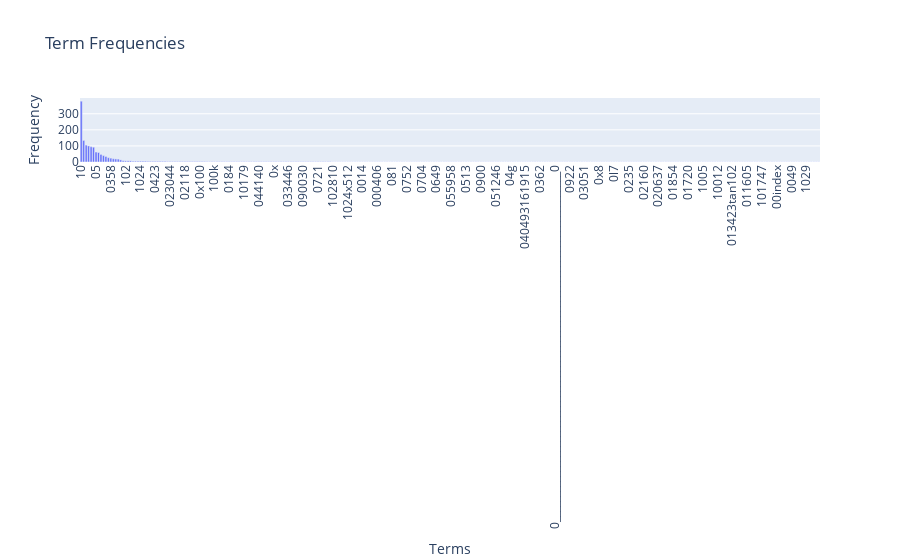

Notebook source saved alongside this figure:
### Markdown cell above
### >>> **Exercise 14 (take home):** 
Additionally, you can attempt to sort the terms on the `x-axis` by frequency instead of in alphabetical order. This way the visualization is more meaninfgul and you will be able to observe the so called [long tail](https://en.wikipedia.org/wiki/Long_tail) (get familiar with this term since it will appear a lot in data mining and other statistics courses). see picture below

![alt txt](https://upload.wikimedia.org/wikipedia/commons/thumb/8/8a/Long_tail.svg/1000px-Long_tail.svg.png)

### Code cell
# Answer here
"""
將前300個term的frequencies由大到小排序，再畫出圖
"""
# Sort indices based on term frequencies
sorted_indices = np.argsort(term_frequencies[:300])[::-1]
# Get sorted terms and frequencies
sorted_terms = [count_vect.get_feature_names_out()[i] for i in sorted_indices]
sorted_frequencies = [term_frequencies[i] for i in sorted_indices]
fig = go.Figure(data=[go.Bar(x=sorted_terms, y=sorted_frequencies)])
fig.update_layout(xaxis_tickangle=-90, title_text='Term Frequencies', xaxis_title='Terms', yaxis_title='Frequency')
fig.show()

### Figure 1 — Plotly figure (JSON) as saved in the notebook; plotly's stock layout.template omitted (floating-point values rounded to 4 significant figures; data arrays with more than 128 entries replaced by an {"elided": "..."} marker saying what was removed)
{"data": [{"type": "bar", "x": {"elided": "300 str values"}, "y": {"elided": "300 int values"}}], "layout": {"autosize": true, "title": {"text": "Term Frequencies"}, "xaxis": {"autorange": true, "range": [-0.5, 299.5], "tickangle": -90, "title": {"text": "Terms"}, "type": "category"}, "yaxis": {"autorange": true, "range": [0, 397.9], "title": {"text": "Frequency"}, "type": "linear"}}}
